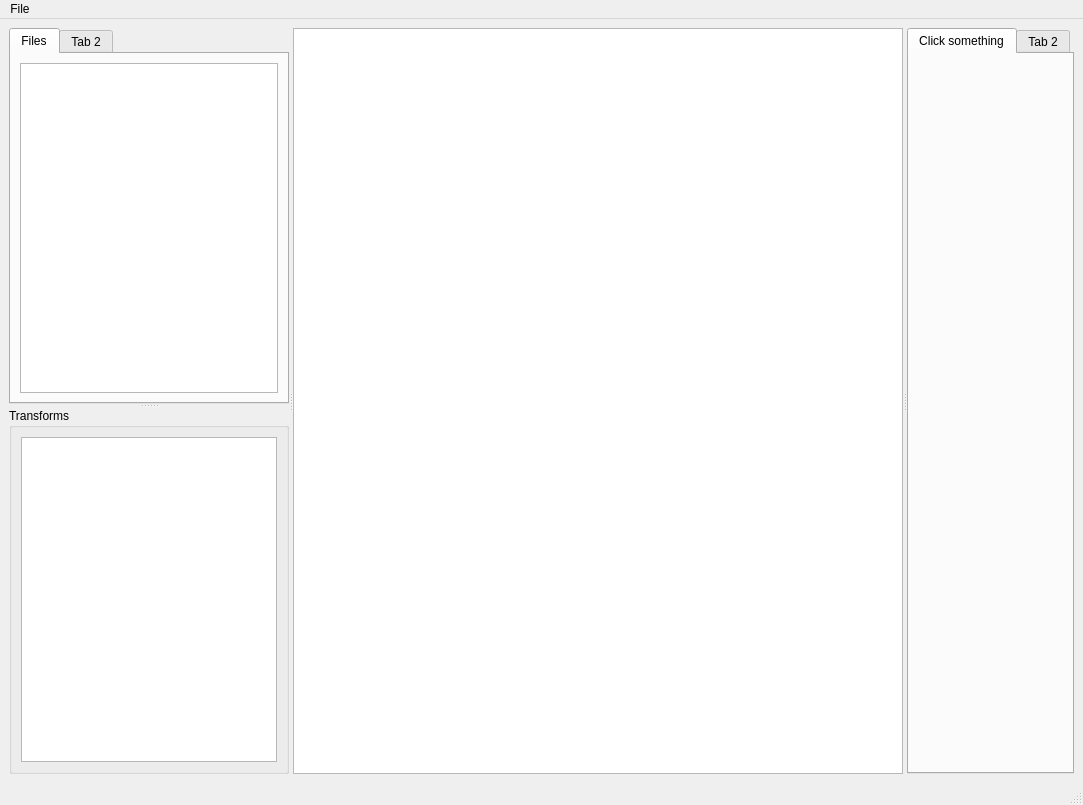
<?xml version="1.0" encoding="UTF-8"?>
<ui version="4.0">
 <class>MainWindow</class>
 <widget class="QMainWindow" name="MainWindow">
  <property name="geometry">
   <rect>
    <x>0</x>
    <y>0</y>
    <width>1083</width>
    <height>805</height>
   </rect>
  </property>
  <property name="windowTitle">
   <string>Desevi</string>
  </property>
  <widget class="QWidget" name="centralwidget">
   <layout class="QGridLayout" name="gridLayout_5">
    <item row="0" column="0">
     <widget class="QSplitter" name="splitter_2">
      <property name="orientation">
       <enum>Qt::Horizontal</enum>
      </property>
      <widget class="QSplitter" name="splitter">
       <property name="orientation">
        <enum>Qt::Vertical</enum>
       </property>
       <widget class="QTabWidget" name="tabWidget">
        <property name="currentIndex">
         <number>0</number>
        </property>
        <widget class="QWidget" name="tab">
         <attribute name="title">
          <string>Files</string>
         </attribute>
         <layout class="QGridLayout" name="gridLayout_3">
          <item row="0" column="0">
           <layout class="QGridLayout" name="gridLayout">
            <item row="0" column="0">
             <widget class="QTreeView" name="explorer"/>
            </item>
           </layout>
          </item>
         </layout>
        </widget>
        <widget class="QWidget" name="tab_2">
         <attribute name="title">
          <string>Tab 2</string>
         </attribute>
        </widget>
       </widget>
       <widget class="QGroupBox" name="groupBox_2">
        <property name="title">
         <string>Transforms</string>
        </property>
        <layout class="QGridLayout" name="gridLayout_2">
         <item row="0" column="0">
          <widget class="QListView" name="transforms"/>
         </item>
        </layout>
       </widget>
      </widget>
      <widget class="QGraphicsView" name="graphicsView">
       <property name="sizePolicy">
        <sizepolicy hsizetype="Expanding" vsizetype="Expanding">
         <horstretch>1</horstretch>
         <verstretch>0</verstretch>
        </sizepolicy>
       </property>
      </widget>
      <widget class="QTabWidget" name="tabWidget_2">
       <widget class="QWidget" name="tab_3">
        <attribute name="title">
         <string>Click something</string>
        </attribute>
        <layout class="QGridLayout" name="gridLayout_4">
         <item row="0" column="0">
          <layout class="QVBoxLayout" name="focusLayout"/>
         </item>
        </layout>
       </widget>
       <widget class="QWidget" name="tab_4">
        <attribute name="title">
         <string>Tab 2</string>
        </attribute>
       </widget>
      </widget>
     </widget>
    </item>
   </layout>
  </widget>
  <widget class="QMenuBar" name="menubar">
   <property name="geometry">
    <rect>
     <x>0</x>
     <y>0</y>
     <width>1083</width>
     <height>22</height>
    </rect>
   </property>
   <widget class="QMenu" name="menuFile">
    <property name="title">
     <string>File</string>
    </property>
   </widget>
   <addaction name="menuFile"/>
  </widget>
  <widget class="QStatusBar" name="statusbar"/>
 </widget>
 <resources/>
 <connections/>
</ui>
